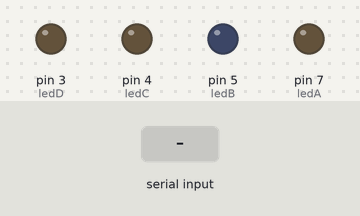
Bench run of a sketch on a simulated Arduino Uno, built with avr-gcc and run on an emulated ATmega328P. Parts: output pins drawn as LEDs (lit = HIGH). Inputs (shaded band) come from the test bench.

Above: at 1.2 s.
1.3 s: "0" received over Serial
At 1.7 s:
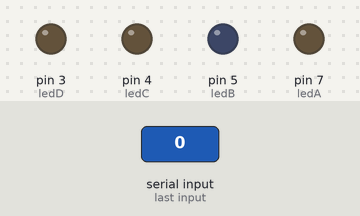
2.9 s: "1" received over Serial
At 4.1 s:
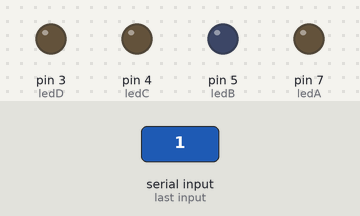
4.5 s: "2" received over Serial
At 5.3 s:
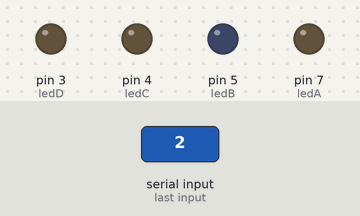
6.1 s: "3" received over Serial
At 6.6 s:
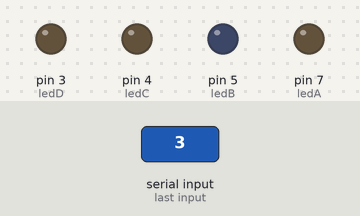
Timing chart, 0 to 8.7 s (numbered marks = the images above; inputs shaded):
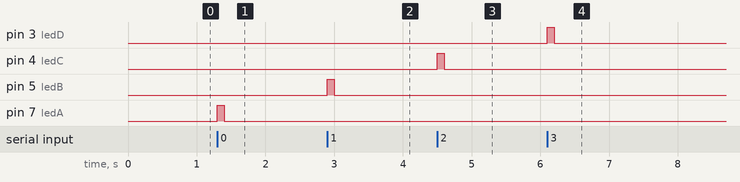

Measured:
- after the input at 1.3 s, pin 7 (ledA): LOW → HIGH at once, → LOW 0.10 s later
- after the input at 2.9 s, pin 5 (ledB): LOW → HIGH at once, → LOW 0.10 s later
- after the input at 4.5 s, pin 4 (ledC): LOW → HIGH at once, → LOW 0.10 s later
- after the input at 6.1 s, pin 3 (ledD): LOW → HIGH at once, → LOW 0.10 s later

The sketch:

sketch_oct16a.ino
```cpp
int ledA=7;
int ledB=5;
int ledC=4;
int ledD=3;
void setup() {
  // put your setup code here, to run once:
  pinMode(ledA,OUTPUT);
  pinMode(ledB,OUTPUT);
  pinMode(ledC,OUTPUT);
  pinMode(ledD,OUTPUT);

  Serial.begin(9600);
}

void loop() {
  // put your main code here, to run repeatedly:


  if(Serial.available()>0){
    char ledState = Serial.read();
    if(ledState =='0'){
      digitalWrite(ledA,HIGH);
      delay(100);
      digitalWrite(ledA,LOW);

    }
     if(ledState =='1'){
      digitalWrite(ledB,HIGH);
      delay(100);
      digitalWrite(ledB,LOW);
    }
    if(ledState =='2'){
      digitalWrite(ledC,HIGH);
      delay(100);
      digitalWrite(ledC,LOW);
    }
    if(ledState =='3'){
      digitalWrite(ledD,HIGH);
      delay(100);
      digitalWrite(ledD,LOW);
    }
  }

}
```
